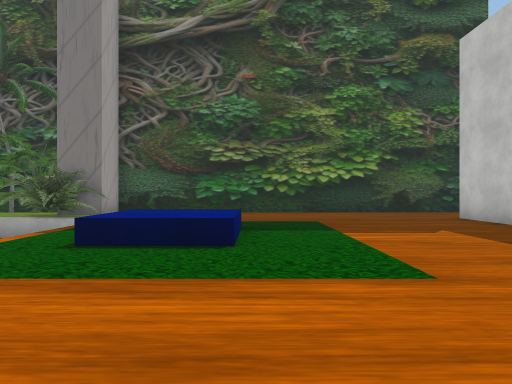
view 1 (above)

13 first-person views from a walk through a scene from a Unity 3-D project. The camera is 1.4 m above the floor, looks level and sees 70° across. The floor is counted in squares, 2 m on a side. Each view is taken from the middle of a square. On the plan, view 1 faces up. The plan holds only what a view shows up to about 11 squares ahead; the rest is blank. The place goes on beyond the plan. Some surface patterns are stand-ins.

view 2
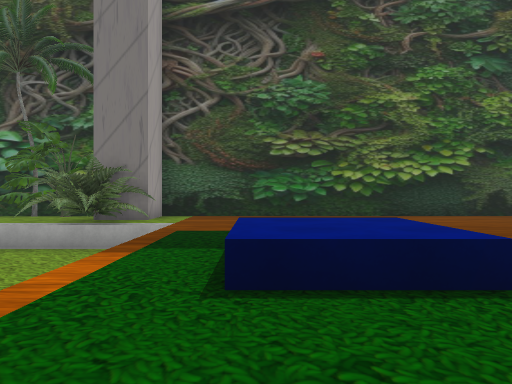

view 3
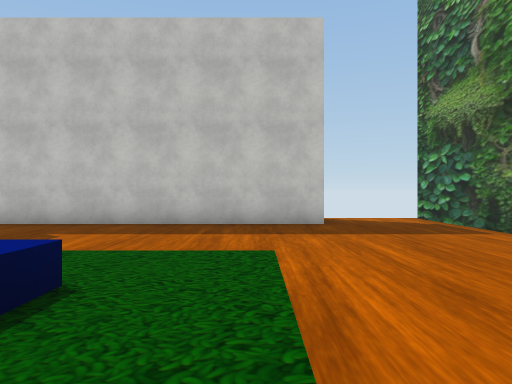

view 4
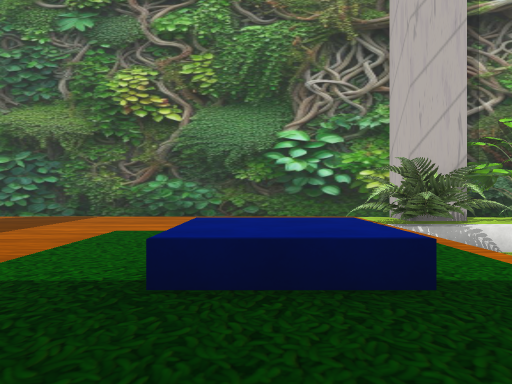

view 5
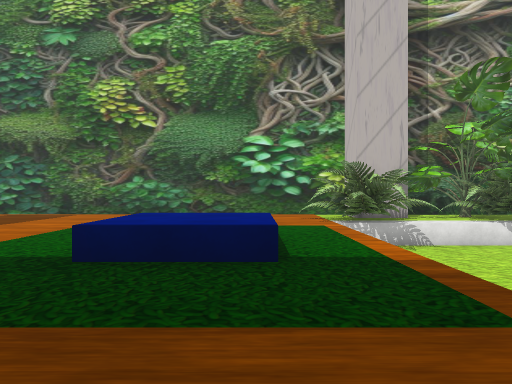

view 6
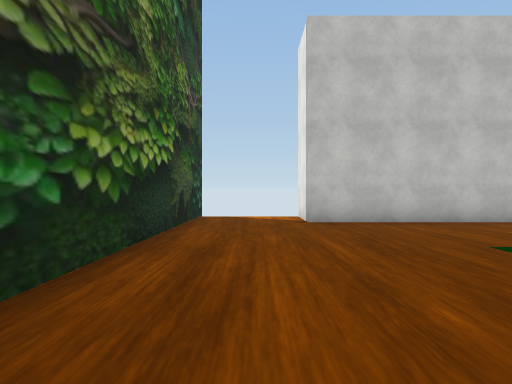

view 7
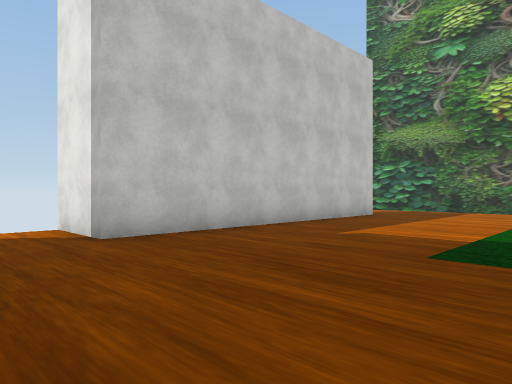

view 8
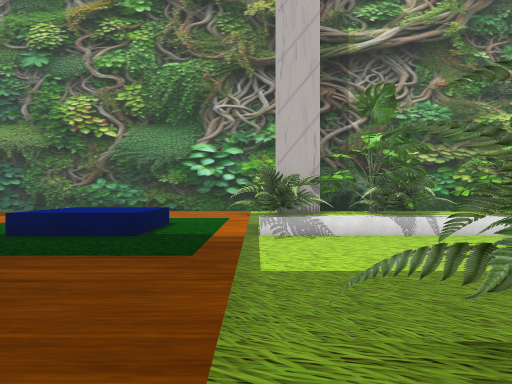

view 9
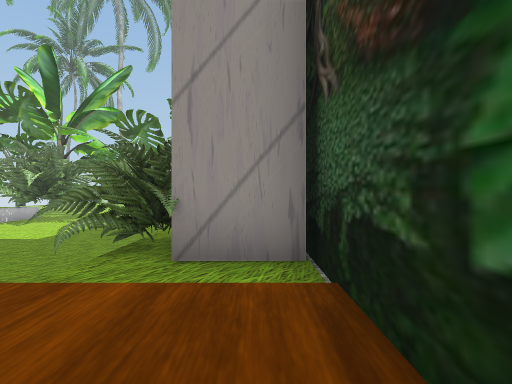

view 10
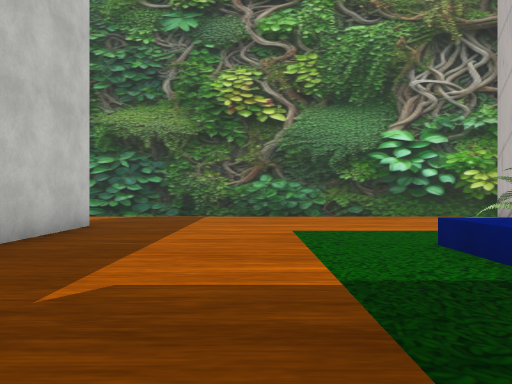

view 11
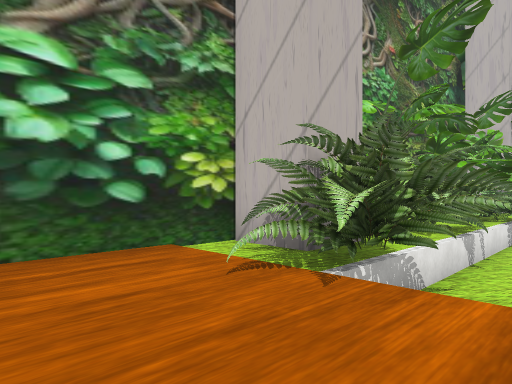

view 12
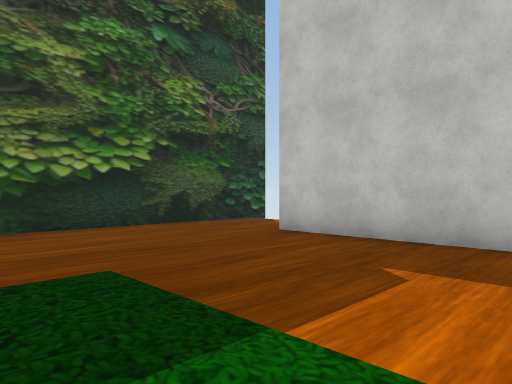

view 13
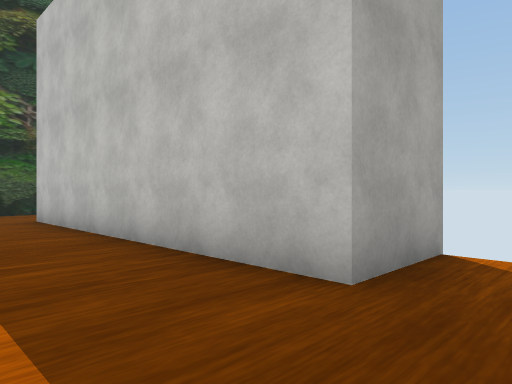

### Floor plan
Key: @ floor where view 1 was taken; # wall or solid block; . floor; ^ raised ledge; v drop or lower ground.
Columns run from 7 left of view 1 to 8 right of it. Each row starts with its distance up from view 1.
 13 ################
 12   #............
 11  ##............
 10 ###v...........
  9 v^vv.........###
  8 vvvv.........#
  7 vvvv.........#
  6 vvvv.^^......#
  5 vvvv.^^......#
  4 vvvv.........#
  3 vvvv.........#
  2 v^##.........###
  1 #####..........
  0  ###...@.......
 -1   #............
 -2   #############

Positions as (right, up) in squares from view 1, and headings:
1: (0, 0), facing up
2: (-2, 2), facing up
3: (-3, 3), facing right
4: (-1, 9), facing down
5: (-2, 10), facing down
6: (-3, 11), facing right
7: (0, 12), facing down-right
8: (-4, 12), facing down
9: (-1, 12), facing left
10: (2, 9), facing down
11: (-1, 3), facing down-left
12: (0, 5), facing up-right
13: (3, 0), facing up-right
